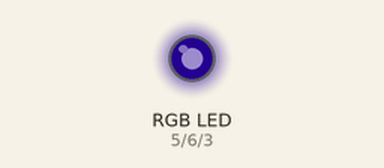
Bench run of a sketch on a simulated Arduino Uno, built with avr-gcc and run on an emulated ATmega328P. Parts: an RGB LED mixed from three pins (HIGH = lit). Dim RGB values are drawn brighter than linear; random numbers use the default seed unless the sketch sets one.

Above: at 0.05 s.
At 0.65 s:
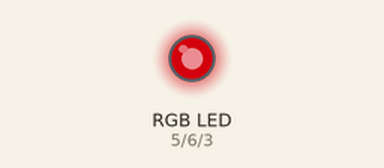
At 1.2 s:
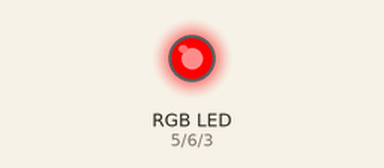
At 1.5 s:
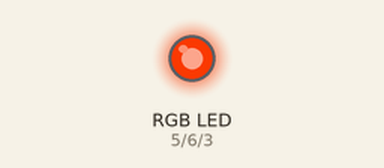
At 1.8 s:
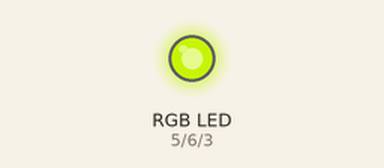
At 2.4 s:
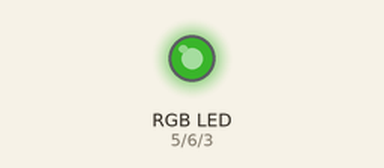
Timing chart, 0 to 6.0 s (numbered marks = the images above):
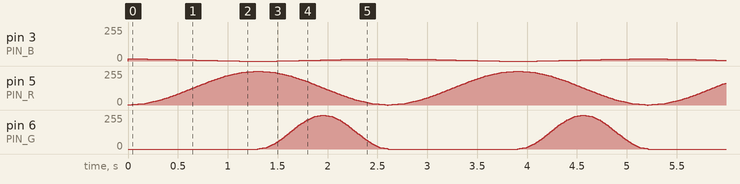

The sketch:

RGBLED_Layers.ino
```cpp
#include <FastLED.h>
#include <LinkedList.h>

// PWM output pins
#define PIN_R 5
#define PIN_G 6
#define PIN_B 3

#define MAX 255
#define HALF 128
#define QUARTER 64

// LED Brightness (0 - 255)
#define BRIGHTNESS 255

// Active Color
CRGB color;

struct Layer {
  virtual void apply() = 0;
};

struct BreathLayer : Layer {
  uint8_t channelIndex;
  uint8_t frameOffset;
  uint8_t frameCount;
  uint8_t brightness;
  uint8_t frame;

  BreathLayer(uint8_t _channelIndex, uint8_t _frameOffset, uint8_t _frameCount, uint8_t _brightness) {
    channelIndex = _channelIndex;
    frameOffset = _frameOffset;
    frameCount = _frameCount;
    brightness = _brightness;
  }

  void apply() {
    if (brightness > 0) {
      uint8_t f = frame + frameOffset;

      if (f < frameCount) {
        double r = (MAX + 1) / frameCount;
        uint8_t x = f * r - QUARTER;
        uint8_t val = sin8(x);
        color[channelIndex] |=  scale8(val, brightness);
      }
    }

    frame++;
  }
};

void breath(uint8_t wait, uint8_t min, uint8_t max) {
  int cycles = random(min, max + 1);

  LinkedList<Layer*> layers = LinkedList<Layer*>();
  layers.add(new BreathLayer(0, 0, MAX, MAX));
  layers.add(new BreathLayer(1, HALF, HALF, MAX));
  layers.add(new BreathLayer(2, HALF, MAX, 16));

  for (int c = 0; c < cycles; ++c) {
    for (int f = 0; f < MAX; ++f) {
      color = 0;

      for (int i = 0; i < layers.size(); ++i) {
        layers.get(i)->apply();
      }

      show();
      delay(wait);
    }
  }

  for (int i = 0; i < layers.size(); ++i) {
    delete layers.get(i);
  }

  layers.clear();
}

void show()
{
  analogWrite(PIN_R, scale8(color.r, BRIGHTNESS));
  analogWrite(PIN_G, scale8(color.g, BRIGHTNESS));
  analogWrite(PIN_B, scale8(color.b, BRIGHTNESS));
}

void setup() {
  // setup RGB channel output pins
  pinMode(PIN_R, OUTPUT);
  pinMode(PIN_G, OUTPUT);
  pinMode(PIN_B, OUTPUT);
}

void loop() {
  breath(10, 1, 1);
}
```
